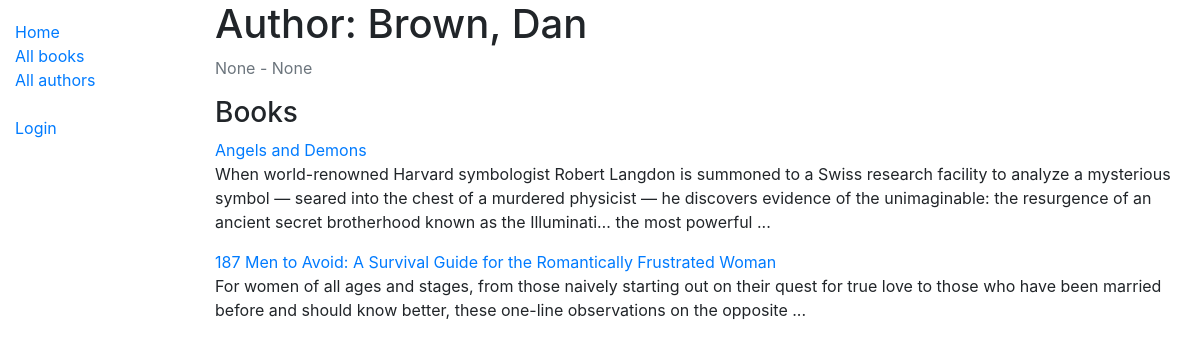
The page /catalog/author/1 on the database as committed earlier.
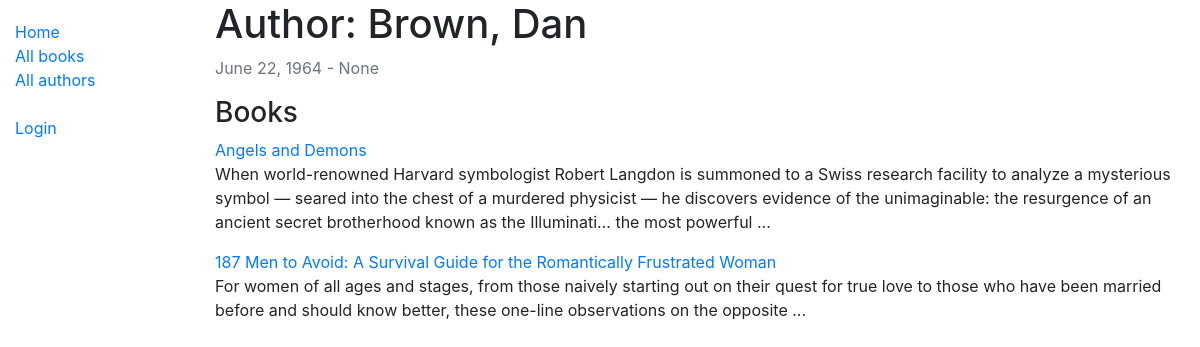
The same page on the database as committed later.
### catalog/models.py (models this page shows, shortened)
class Author(models.Model):
    first_name = models.CharField(max_length=100)
    last_name = models.CharField(max_length=100)
    date_of_birth = models.DateField(null=True, blank=True)
    date_of_death = models.DateField('Died', null=True, blank=True)
    class Meta:
        ordering = ['first_name', 'last_name']
    def __str__(self):
        return f'{self.last_name}, {self.first_name}'

### catalog/views.py (the view)
# urls.py: path('author/<int:pk>', views.AuthorDetailView.as_view(), name='author-detail'),
class AuthorDetailView(DetailView):
    model = Author

### catalog/models.py (called while the page is built)
    def __str__(self):
        return self.title

    def get_absolute_url(self):
        return reverse('book-detail', args=[str(self.id)])

### catalog/templates/catalog/author_detail.html
{% extends "base_generic.html" %}
  {% block content %}
    <h1> Author: {{ author }} </h1>
    <p class="text-muted">{{ author.date_of_birth }} - {{ author.date_of_death }}</p>
    <h3> Books </h3>
    {% for title in author.book_set.all %}
      <a href="{{ title.get_absolute_url }}"> {{ title }} </a>
      <p> {{ title.summary }} </p>
    {% endfor %}
  {% endblock %}

Rows that differ between the two databases and show on the page:
changed Author "Brown, Dan": date_of_birth "None" → "June 22, 1964"
